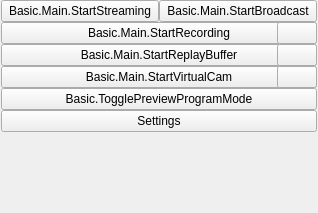
<?xml version="1.0" encoding="UTF-8"?>
<ui version="4.0">
 <class>OBSBasicControls</class>
 <widget class="QWidget" name="OBSBasicControls">
  <property name="geometry">
   <rect>
    <x>0</x>
    <y>0</y>
    <width>318</width>
    <height>213</height>
   </rect>
  </property>
  <layout class="QVBoxLayout" name="verticalLayout_9">
   <property name="spacing">
    <number>0</number>
   </property>
   <property name="leftMargin">
    <number>1</number>
   </property>
   <property name="topMargin">
    <number>0</number>
   </property>
   <property name="rightMargin">
    <number>1</number>
   </property>
   <property name="bottomMargin">
    <number>1</number>
   </property>
   <item>
    <widget class="QFrame" name="controlsFrame">
     <layout class="QVBoxLayout" name="buttonsVLayout">
      <property name="spacing">
       <number>0</number>
      </property>
      <property name="leftMargin">
       <number>0</number>
      </property>
      <property name="topMargin">
       <number>0</number>
      </property>
      <property name="rightMargin">
       <number>0</number>
      </property>
      <property name="bottomMargin">
       <number>0</number>
      </property>
      <item>
       <layout class="QHBoxLayout" name="horizontalLayout_7">
        <item>
         <widget class="NonCheckableButton" name="streamButton">
          <property name="enabled">
           <bool>true</bool>
          </property>
          <property name="sizePolicy">
           <sizepolicy hsizetype="Ignored" vsizetype="Fixed">
            <horstretch>0</horstretch>
            <verstretch>0</verstretch>
           </sizepolicy>
          </property>
          <property name="minimumSize">
           <size>
            <width>150</width>
            <height>0</height>
           </size>
          </property>
          <property name="text">
           <string>Basic.Main.StartStreaming</string>
          </property>
          <property name="checkable">
           <bool>true</bool>
          </property>
         </widget>
        </item>
        <item>
         <widget class="NonCheckableButton" name="broadcastButton">
          <property name="enabled">
           <bool>true</bool>
          </property>
          <property name="sizePolicy">
           <sizepolicy hsizetype="Ignored" vsizetype="Fixed">
            <horstretch>0</horstretch>
            <verstretch>0</verstretch>
           </sizepolicy>
          </property>
          <property name="minimumSize">
           <size>
            <width>150</width>
            <height>0</height>
           </size>
          </property>
          <property name="text">
           <string>Basic.Main.StartBroadcast</string>
          </property>
          <property name="checkable">
           <bool>true</bool>
          </property>
         </widget>
        </item>
       </layout>
      </item>
      <item>
       <layout class="QGridLayout" name="gridLayout">
        <property name="leftMargin">
         <number>0</number>
        </property>
        <property name="topMargin">
         <number>0</number>
        </property>
        <property name="rightMargin">
         <number>0</number>
        </property>
        <property name="bottomMargin">
         <number>0</number>
        </property>
        <item row="0" column="0">
         <widget class="NonCheckableButton" name="recordButton">
          <property name="enabled">
           <bool>true</bool>
          </property>
          <property name="sizePolicy">
           <sizepolicy hsizetype="MinimumExpanding" vsizetype="Fixed">
            <horstretch>0</horstretch>
            <verstretch>0</verstretch>
           </sizepolicy>
          </property>
          <property name="minimumSize">
           <size>
            <width>0</width>
            <height>0</height>
           </size>
          </property>
          <property name="text">
           <string>Basic.Main.StartRecording</string>
          </property>
          <property name="checkable">
           <bool>true</bool>
          </property>
         </widget>
        </item>
        <item row="0" column="0" alignment="Qt::AlignmentFlag::AlignRight">
         <widget class="QPushButton" name="pauseRecordButton">
          <property name="enabled">
           <bool>true</bool>
          </property>
          <property name="minimumSize">
           <size>
            <width>0</width>
            <height>0</height>
           </size>
          </property>
          <property name="toolTip">
           <string>Basic.Main.PauseRecording</string>
          </property>
          <property name="accessibleName">
           <string>Basic.Main.PauseRecording</string>
          </property>
          <property name="icon">
           <iconset resource="obs.qrc">
            <normaloff>:/res/images/media-pause.svg</normaloff>:/res/images/media-pause.svg</iconset>
          </property>
          <property name="checkable">
           <bool>true</bool>
          </property>
          <property name="class" stdset="0">
           <string>icon-media-pause</string>
          </property>
         </widget>
        </item>
       </layout>
      </item>
      <item>
       <layout class="QGridLayout" name="gridLayout_2">
        <property name="leftMargin">
         <number>0</number>
        </property>
        <property name="topMargin">
         <number>0</number>
        </property>
        <property name="rightMargin">
         <number>0</number>
        </property>
        <property name="bottomMargin">
         <number>0</number>
        </property>
        <item row="0" column="0">
         <widget class="NonCheckableButton" name="replayBufferButton">
          <property name="enabled">
           <bool>true</bool>
          </property>
          <property name="sizePolicy">
           <sizepolicy hsizetype="MinimumExpanding" vsizetype="Fixed">
            <horstretch>0</horstretch>
            <verstretch>0</verstretch>
           </sizepolicy>
          </property>
          <property name="minimumSize">
           <size>
            <width>0</width>
            <height>0</height>
           </size>
          </property>
          <property name="text">
           <string>Basic.Main.StartReplayBuffer</string>
          </property>
          <property name="checkable">
           <bool>true</bool>
          </property>
         </widget>
        </item>
        <item row="0" column="0" alignment="Qt::AlignmentFlag::AlignRight">
         <widget class="QPushButton" name="saveReplayButton">
          <property name="enabled">
           <bool>true</bool>
          </property>
          <property name="minimumSize">
           <size>
            <width>0</width>
            <height>0</height>
           </size>
          </property>
          <property name="toolTip">
           <string>Basic.Main.SaveReplay</string>
          </property>
          <property name="accessibleName">
           <string>Basic.Main.SaveReplay</string>
          </property>
          <property name="icon">
           <iconset resource="obs.qrc">
            <normaloff>:/res/images/save.svg</normaloff>:/res/images/save.svg</iconset>
          </property>
          <property name="class" stdset="0">
           <string>icon-save</string>
          </property>
         </widget>
        </item>
       </layout>
      </item>
      <item>
       <layout class="QGridLayout" name="gridLayout_3">
        <property name="leftMargin">
         <number>0</number>
        </property>
        <property name="topMargin">
         <number>0</number>
        </property>
        <property name="rightMargin">
         <number>0</number>
        </property>
        <property name="bottomMargin">
         <number>0</number>
        </property>
        <item row="0" column="0">
         <widget class="NonCheckableButton" name="virtualCamButton">
          <property name="enabled">
           <bool>true</bool>
          </property>
          <property name="sizePolicy">
           <sizepolicy hsizetype="MinimumExpanding" vsizetype="Fixed">
            <horstretch>0</horstretch>
            <verstretch>0</verstretch>
           </sizepolicy>
          </property>
          <property name="minimumSize">
           <size>
            <width>0</width>
            <height>0</height>
           </size>
          </property>
          <property name="text">
           <string>Basic.Main.StartVirtualCam</string>
          </property>
          <property name="checkable">
           <bool>true</bool>
          </property>
         </widget>
        </item>
        <item row="0" column="0" alignment="Qt::AlignmentFlag::AlignRight">
         <widget class="QPushButton" name="virtualCamConfigButton">
          <property name="enabled">
           <bool>true</bool>
          </property>
          <property name="minimumSize">
           <size>
            <width>0</width>
            <height>0</height>
           </size>
          </property>
          <property name="toolTip">
           <string>Basic.Main.VirtualCamConfig</string>
          </property>
          <property name="accessibleName">
           <string>Basic.Main.VirtualCamConfig</string>
          </property>
          <property name="icon">
           <iconset resource="obs.qrc">
            <normaloff>:/settings/images/settings/general.svg</normaloff>:/settings/images/settings/general.svg</iconset>
          </property>
          <property name="class" stdset="0">
           <string>icon-gear</string>
          </property>
         </widget>
        </item>
       </layout>
      </item>
      <item>
       <widget class="NonCheckableButton" name="modeSwitch">
        <property name="sizePolicy">
         <sizepolicy hsizetype="Ignored" vsizetype="Fixed">
          <horstretch>0</horstretch>
          <verstretch>0</verstretch>
         </sizepolicy>
        </property>
        <property name="minimumSize">
         <size>
          <width>150</width>
          <height>0</height>
         </size>
        </property>
        <property name="text">
         <string>Basic.TogglePreviewProgramMode</string>
        </property>
        <property name="checkable">
         <bool>true</bool>
        </property>
       </widget>
      </item>
      <item>
       <widget class="QPushButton" name="settingsButton">
        <property name="sizePolicy">
         <sizepolicy hsizetype="Ignored" vsizetype="Fixed">
          <horstretch>0</horstretch>
          <verstretch>0</verstretch>
         </sizepolicy>
        </property>
        <property name="minimumSize">
         <size>
          <width>150</width>
          <height>0</height>
         </size>
        </property>
        <property name="text">
         <string>Settings</string>
        </property>
       </widget>
      </item>
      <item>
       <spacer name="expVSpacer">
        <property name="orientation">
         <enum>Qt::Vertical</enum>
        </property>
        <property name="sizeHint" stdset="0">
         <size>
          <width>0</width>
          <height>0</height>
         </size>
        </property>
       </spacer>
      </item>
     </layout>
    </widget>
   </item>
  </layout>
 </widget>
 <customwidgets>
  <customwidget>
   <class>NonCheckableButton</class>
   <extends>QPushButton</extends>
   <header>noncheckable-button.hpp</header>
  </customwidget>
 </customwidgets>
 <resources>
  <include location="obs.qrc"/>
 </resources>
 <connections/>
</ui>
